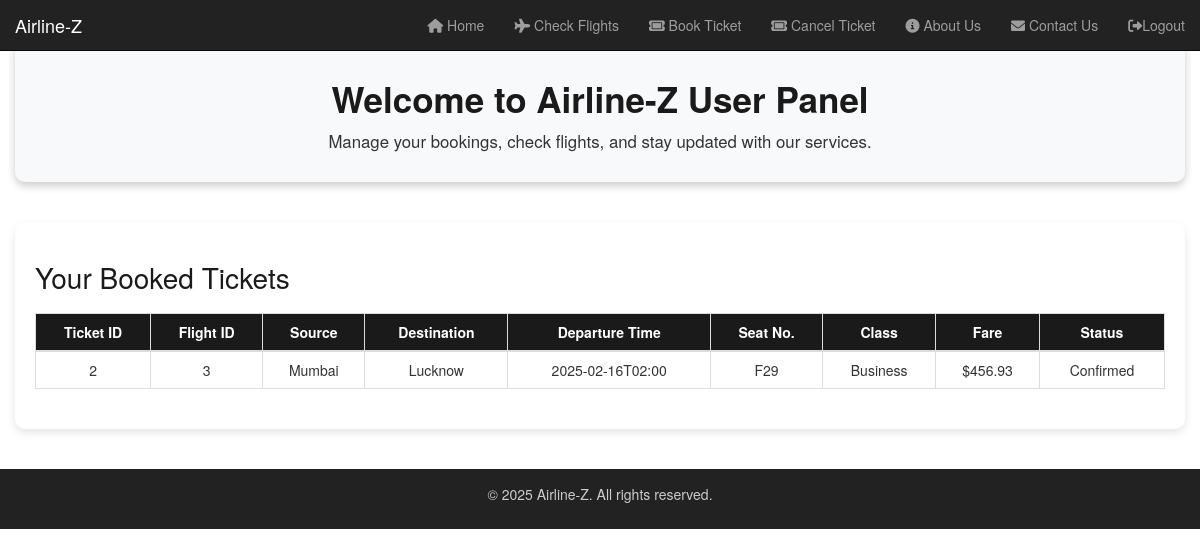
The app's page /user/user-panel (signed in) with its own data.
### tables this page shows
CREATE TABLE ticket (
    ticket_id INTEGER PRIMARY KEY AUTOINCREMENT,
    flight_id INTEGER NOT NULL,
    passenger_id INTEGER NOT NULL,
    seat_no TEXT NOT NULL,
    date_of_journey TEXT NOT NULL,
    flight_class TEXT NOT NULL,
    fare REAL NOT NULL,
    status TEXT NOT NULL,
    FOREIGN KEY (flight_id) REFERENCES flight (flight_id),
    FOREIGN KEY (passenger_id) REFERENCES passenger (passenger_id)
);

CREATE TABLE flight (
    flight_id INTEGER PRIMARY KEY AUTOINCREMENT,
    source TEXT NOT NULL,
    destination TEXT NOT NULL,
    departure_time TEXT NOT NULL,
    duration TEXT NOT NULL
);

### app.py (the view)
@app.route('/user/user-panel')
@login_required
def user_panel():
    try:
        user_id = session.get('user_id')  # Get user_id from session
        if not user_id:
            flash("You must be logged in to access this page.", "warning")
            return redirect(url_for('user_login'))
        conn = get_db_connection()
        tickets = conn.execute('''
            SELECT t.ticket_id, t.flight_id, t.seat_no, t.date_of_journey, t.flight_class, t.fare, t.status,
                   f.source, f.destination, f.departure_time, f.duration
            FROM ticket t
            JOIN flight f ON t.flight_id = f.flight_id
            WHERE t.passenger_id IN (
                SELECT passenger_id FROM passenger WHERE user_id = ?
            )
        ''', (user_id,)).fetchall()
        conn.close()
        tickets_list = [dict(ticket) for ticket in tickets]
        return render_template('user/user-panel.html', tickets=tickets_list)
    except Exception as e:
        print(f"Error fetching tickets: {e}")
        flash("An error occurred while fetching your tickets. Please try again later.", "danger")
        return render_template('user/user-panel.html', tickets=[])

### app.py (called while the page is built)
def get_db_connection():
    conn = sqlite3.connect(DATABASE)
    conn.row_factory = sqlite3.Row  # Return rows as dictionaries
    return conn

@app.before_request
def require_login():
    admin_routes = [
        'admin_panel', 'staff_management', 'add_staff', 'remove_staff', 'modify_staff_form', 'modify_staff', 'search_staff',
        'flight_management', 'add_flight', 'remove_flight', 'modify_flight', 'search_flight',
        'refund_management', 'get_refunds', 'clear_refund', 'decline_refund', 'report_fraud',
        'user_management', 'add_user', 'remove_user',
        'ticket_management', 'remove_ticket', 'search_ticket', 'modify_ticket', 'add_ticket',
        'feedback_management'
    ]
    if request.endpoint in admin_routes and not session.get('admin_logged_in'):
        flash("You need to login first!", "warning")
        return redirect(url_for('admin_login'))

def login_required(f):
    @wraps(f)
    def decorated_function(*args, **kwargs):
        if 'user_id' not in session:
            flash("You must be logged in to access this page.", "warning")
            return redirect(url_for('user_login'))
        return f(*args, **kwargs)
    return decorated_function

### templates/user/user-panel.html (shortened to what this page needs)
<!DOCTYPE html>
<html lang="en">
<head>
    <link rel="stylesheet" href="https://maxcdn.bootstrapcdn.com/bootstrap/3.3.7/css/bootstrap.min.css">
    <link rel="stylesheet" href="{{url_for('static', filename='css/user/user-panel.css')}}">
    <link rel="stylesheet" href="https://cdnjs.cloudflare.com/ajax/libs/font-awesome/6.0.0/css/all.min.css">
</head>
<body>
   <nav class="navbar navbar-inverse navbar-fixed-top">
    <div class="container-fluid">
        <div class="navbar-header">
            <a class="navbar-brand" href="{{ url_for('index') }}">Airline-Z</a>
        </div>
        <div class="collapse navbar-collapse" id="adminNavbar">
            <ul class="nav navbar-nav navbar-right">
                <li class="Active"><a href="{{ url_for('user_panel') }}"><i class="fa fa-home"></i> Home</a></li>
                <li><a href="{{ url_for('check_flights') }}"><i class="fa fa-plane"></i> Check Flights</a></li>
                <li><a href="{{ url_for('book_ticket') }}"><i class="fa fa-ticket"></i> Book Ticket</a></li>
                <li><a href="{{ url_for('cancel_ticket') }}"><i class="fa fa-ticket"></i> Cancel Ticket</a></li>
                <li><a href="{{ url_for('about_us') }}"><i class="fa fa-info-circle"></i> About Us</a></li>
                <li><a href="{{ url_for('contact_us') }}"><i class="fa fa-envelope"></i> Contact Us</a></li>
                <li><a href="{{ url_for('user_logout') }}"><i class="fa fa-sign-out-alt"></i>Logout</a></li>
            </ul>
        </div>
    </div>
</nav>
<div class="container welcome-section">
    <h1>Welcome to Airline-Z User Panel</h1>
    <p>Manage your bookings, check flights, and stay updated with our services.</p>
</div>
<div class="container tickets-section">
    <h2>Your Booked Tickets</h2>
    {% if tickets %}
        <table class="table table-bordered table-hover">
            <thead>
                <tr>
                    <th>Ticket ID</th>
                    <th>Flight ID</th>
                    <th>Source</th>
                    <th>Destination</th>
                    <th>Departure Time</th>
                    <th>Seat No.</th>
                    <th>Class</th>
                    <th>Fare</th>
                    <th>Status</th>
                </tr>
            </thead>
            <tbody>
                {% for ticket in tickets %}
                    <tr>
                        <td>{{ ticket.ticket_id }}</td>
                        <td>{{ ticket.flight_id }}</td>
                        <td>{{ ticket.source }}</td>
                        <td>{{ ticket.destination }}</td>
                        <td>{{ ticket.departure_time }}</td>
                        <td>{{ ticket.seat_no }}</td>
                        <td>{{ ticket.flight_class }}</td>
                        <td>${{ ticket.fare }}</td>
                        <td>{{ ticket.status }}</td>
                    </tr>
                {% endfor %}
            </tbody>
        </table>
    {% else %}
        <p>No tickets found. Book a ticket to see it here!</p>
    {% endif %}
</div>
   <footer class="footer">
        <div class="container text-center">
            <p>&copy; 2025 Airline-Z. All rights reserved.</p>
        </div>
   </footer>
</body>
</html>

### static/css/user/user-panel.css (style rules this page uses)
.welcome-section { margin: 40px auto; padding: 20px; text-align: center; background-color: #f8f9fa; border-radius: 10px; box-shadow: 0px 4px 8px rgba(0, 0, 0, 0.2); }
.welcome-section h1 { color: #1a1a1a; font-size: 2.5em; font-weight: bold; }
.welcome-section p { color: #333333; font-size: 1.2em; }
.footer { background-color: #222; color: #ccc; padding: 15px; text-align: center; margin-top: 30px; }
.tickets-section { margin: 40px auto; padding: 20px; background-color: #ffffff; border-radius: 10px; box-shadow: 0px 4px 8px rgba(0, 0, 0, 0.1); }
.tickets-section h2 { color: #1a1a1a; font-size: 2em; margin-bottom: 20px; }
.tickets-section table { width: 100%; border-collapse: collapse; }
.tickets-section th, .tickets-section td { padding: 12px; text-align: center; border: 1px solid #ddd; }
.tickets-section th { background-color: #1a1a1a; color: #ffffff; }

### records on screen
ticket: ticket_id "2", flight_id "3", source "Mumbai", destination "Lucknow", departure_time "2025-02-16T02:00", seat_no "F29", flight_class "Business", fare "456.93", status "Confirmed"
